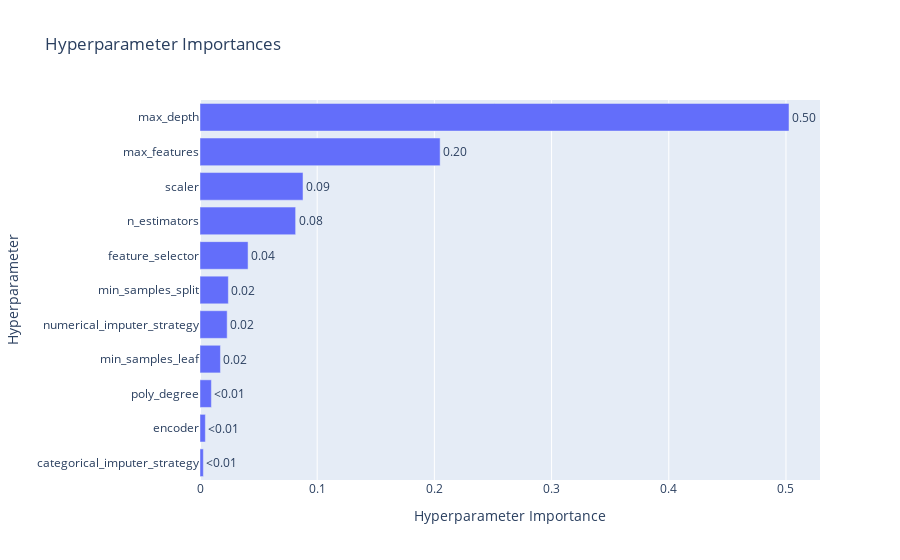

Notebook code cell kept with this figure:
### Code cell
ov.plot_param_importances(RandomForestRegressor_study)

### Figure 1 — Plotly figure (JSON) as saved in the notebook; plotly's stock layout.template omitted (floating-point values rounded to 4 significant figures)
{"data": [{"cliponaxis": false, "hovertemplate": ["categorical_imputer_strategy (CategoricalDistribution): 0.0028690014426657694<extra></extra>", "encoder (CategoricalDistribution): 0.0045766320486480055<extra></extra>", "poly_degree (IntDistribution): 0.009715529515429608<extra></extra>", "min_samples_leaf (IntDistribution): 0.01744785344705815<extra></extra>", "numerical_imputer_strategy (CategoricalDistribution): 0.02318011417796162<extra></extra>", "min_samples_split (IntDistribution): 0.024195005873293134<extra></extra>", "feature_selector (CategoricalDistribution): 0.04100785342789574<extra></extra>", "n_estimators (IntDistribution): 0.08160443641777314<extra></extra>", "scaler (CategoricalDistribution): 0.08790574625034693<extra></extra>", "max_features (FloatDistribution): 0.20490162354517227<extra></extra>", "max_depth (IntDistribution): 0.5025962038537556<extra></extra>"], "name": "Objective Value", "orientation": "h", "text": ["<0.01", "<0.01", "<0.01", "0.02", "0.02", "0.02", "0.04", "0.08", "0.09", "0.20", "0.50"], "textposition": "outside", "type": "bar", "x": [0.002869, 0.004577, 0.009716, 0.01745, 0.02318, 0.0242, 0.04101, 0.0816, 0.08791, 0.2049, 0.5026], "y": ["categorical_imputer_strategy", "encoder", "poly_degree", "min_samples_leaf", "numerical_imputer_strategy", "min_samples_split", "feature_selector", "n_estimators", "scaler", "max_features", "max_depth"]}], "layout": {"title": {"text": "Hyperparameter Importances"}, "xaxis": {"title": {"text": "Hyperparameter Importance"}}, "yaxis": {"title": {"text": "Hyperparameter"}}}}
